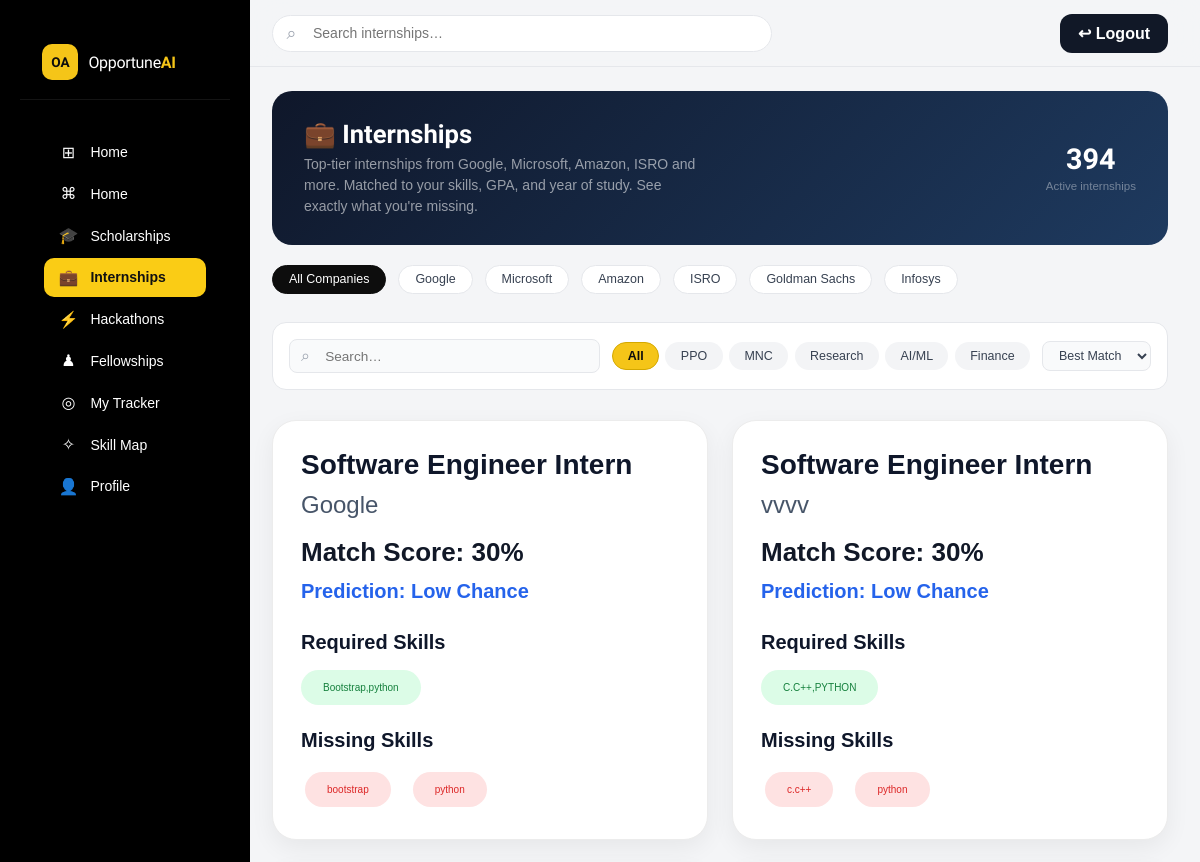
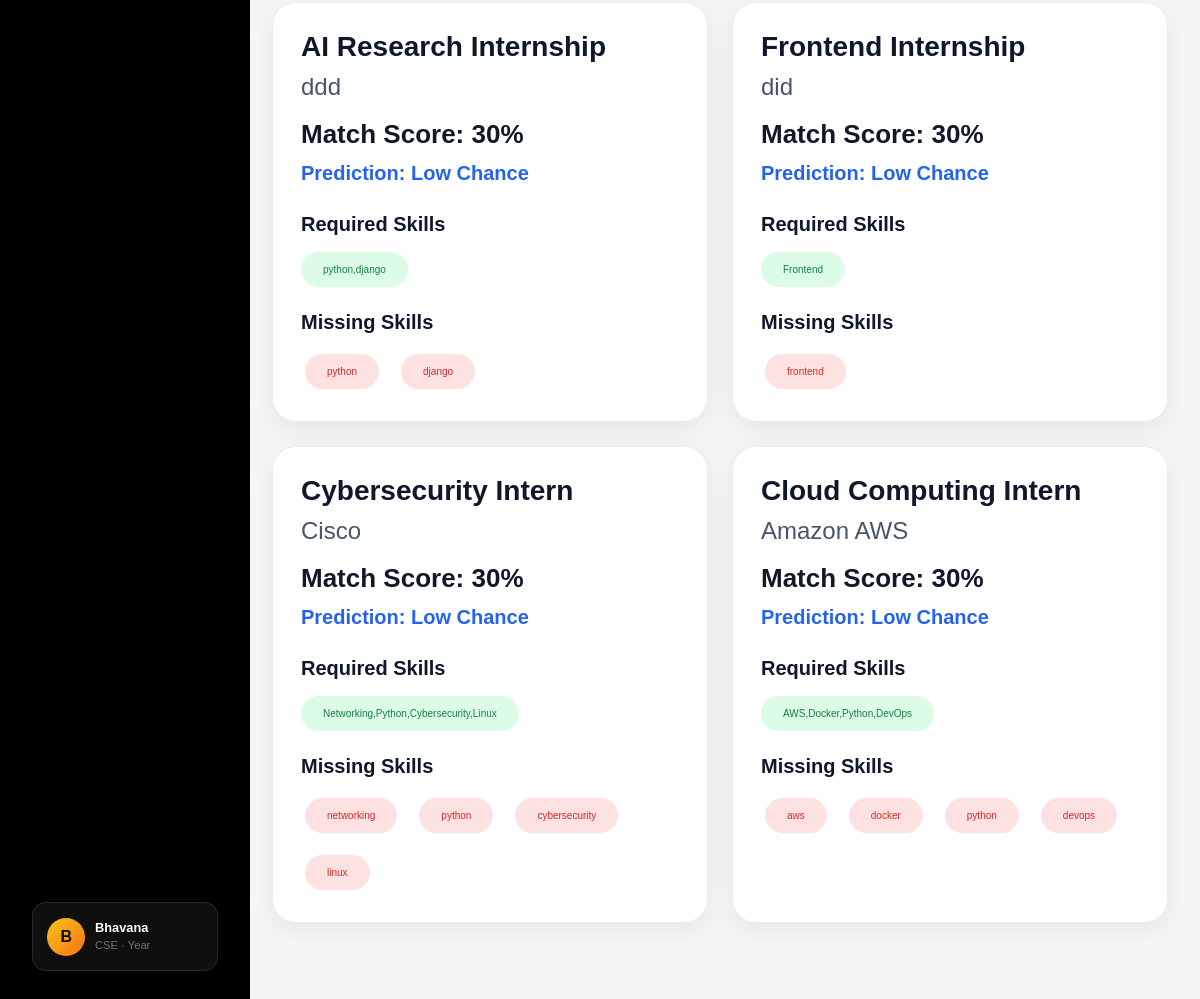
The app's page /internships/ (signed in) with its own data (2 pictures, top to bottom).
### core/models.py (models this page shows, shortened)
class StudentProfile(models.Model):
    user = models.OneToOneField(
        User,
        on_delete=models.CASCADE
    )
    year = models.CharField(max_length=20, blank=True)
    college = models.CharField(max_length=200, blank=True)
    full_name = models.CharField(max_length=200)
    branch = models.CharField(max_length=100)
    skills = models.TextField()
    cgpa = models.FloatField()
    bio = models.TextField()
    resume_link = models.URLField(blank=True)
    resume = models.FileField(upload_to='resumes/', blank=True, null=True)

class Opportunity(models.Model):
    title = models.CharField(max_length=200)
    company = models.CharField(max_length=200)
    category = models.CharField(max_length=100)
    description = models.TextField()
    deadline = models.DateField()
    saved_by = models.ManyToManyField(User, blank=True)
    status = models.CharField(max_length=20, default='saved')
    required_skills = models.TextField(blank=True)
    minimum_cgpa = models.FloatField(default=0)
    ai_category = models.CharField(
    max_length=100,
    blank=True
    )

### core/views.py (the view)
# urls.py: path('internships/', views.internships, name='internships'),
@login_required
def internships(request):
    student = StudentProfile.objects.get(user=request.user)
    recommendations = get_recommended_opportunities(student)
    return render(request, 'internships.html', {
        'recommendations': recommendations
    })

### core/ai_engine.py (called while the page is built)
def calculate_match_score(student, opportunity):
    score = 0
    student_skills = student.skills.lower().split(',')
    required_skills = opportunity.required_skills.lower().split(',')
    for skill in student_skills:
        if skill.strip().lower() in required_skills:
            score += 20
    if student.cgpa >= opportunity.minimum_cgpa:
        score += 30
    if student.branch.lower() in opportunity.ai_category.lower():
        score += 20
    return score

def get_recommended_opportunities(student):
    opportunities = Opportunity.objects.all()
    recommendations = []
    for opportunity in opportunities:
        score = calculate_match_score(
            student,
            opportunity
        )
        missing_skills = skill_gap_analysis(
            student,
            opportunity
        )
        recommendations.append({
    'opportunity': opportunity,
    'score': score,
    'missing_skills': missing_skills,
    'prediction':
        predict_selection_chance(score)
})
    recommendations.sort(
        key=lambda x: x['score'],
        reverse=True
    )
    return recommendations

def skill_gap_analysis(student, opportunity):
    student_skills = [
        skill.strip().lower()
        for skill in student.skills.split(',')
    ]
    required_skills = [
        skill.strip().lower()
        for skill in opportunity.required_skills.split(',')
    ]
    missing_skills = []
    for skill in required_skills:
        if skill not in student_skills:
            missing_skills.append(skill)
    return missing_skills

def predict_selection_chance(score):
    if score >= 80:
        return "High Chance"
    elif score >= 50:
        return "Medium Chance"
    return "Low Chance"

### templates/internships.html (shortened to what this page needs)
{% load static %}
<!DOCTYPE html>
<html lang="en">
<head>
<link rel="stylesheet" href="{% static 'css/main.css' %}">
</head>
<body>
<aside class="sidebar">
  <div class="sidebar-logo"><div class="logo-mark">OA</div><span class="logo-text">Opportune<b>AI</b></span></div>
  <nav class="sidebar-nav">
    <nav class="sidebar-nav">
  <a href="/" class="nav-item"><span class="nav-icon">⊞</span><span>Home</span></a>
  <a href="/" class="nav-item">
    <span class="nav-icon">⌘</span><span>Home</span>
</a>
<a href="/scholarships/" class="nav-item">
    <span class="nav-icon">🎓</span><span>Scholarships</span>
</a>
<a href="/internships/" class="nav-item active">
    <span class="nav-icon">💼</span><span>Internships</span>
</a>
<a href="/hackathons/" class="nav-item">
    <span class="nav-icon">⚡</span><span>Hackathons</span>
</a>
<a href="/fellowships/" class="nav-item">
    <span class="nav-icon">♟</span><span>Fellowships</span>
</a>
<a href="/tracker/" class="nav-item">
    <span class="nav-icon">◎</span><span>My Tracker</span>
</a>
<a href="/skillmap/" class="nav-item">
    <span class="nav-icon">✧</span><span>Skill Map</span>
</a>
  <a href="/profile/" class="nav-item">
    <span class="nav-icon">👤</span>
    <span>Profile</span>
</a>
</nav>
  </nav>
 <div class="sidebar-profile">
    <div class="sp-avatar">
    {{ request.user.studentprofile.full_name|first|upper }}
</div>
    <div class="sp-info">
    <strong>
        {{ request.user.studentprofile.full_name }}
    </strong>
    <span>
        {{ request.user.studentprofile.branch }}
        · Year {{ request.user.studentprofile.year }}
    </span>
</div>
</div>
</aside>
<main class="main-content">
  <header class="topbar">
    <div class="topbar-search"><span class="ts-icon">⌕</span><input type="text" id="globalSearch" placeholder="Search internships…"/></div>
    <div class="topbar-right"><a href="/logout/" id="logout-btn">
    ↩ Logout
</a></div>
  </header>
  <div class="page-hero int-hero">
    <div class="ph-text">
      <h1>💼 Internships</h1>
      <p>Top-tier internships from Google, Microsoft, Amazon, ISRO and more. Matched to your skills, GPA, and year of study. See exactly what you're missing.</p>
    </div>
    <div class="ph-stat"><span class="ps-num" style="color:#fff">394</span><span class="ps-label" style="color:rgba(255,255,255,0.6)">Active internships</span></div>
  </div>
  <div class="company-strip">
    <button class="company-chip active" data-co="all">All Companies</button>
    <button class="company-chip" data-co="Google India">Google</button>
    <button class="company-chip" data-co="Microsoft India">Microsoft</button>
    <button class="company-chip" data-co="Amazon India">Amazon</button>
    <button class="company-chip" data-co="ISRO">ISRO</button>
    <button class="company-chip" data-co="Goldman Sachs">Goldman Sachs</button>
    <button class="company-chip" data-co="Infosys">Infosys</button>
  </div>
  <section class="filter-section">
    <div class="filter-row">
      <div class="filter-search-wrap"><span class="ts-icon">⌕</span><input type="text" class="filter-input" id="filterInput" placeholder="Search…"></div>
      <div class="filter-chips">
        <button class="chip active" data-tag="all">All</button>
        <button class="chip" data-tag="PPO">PPO</button>
        <button class="chip" data-tag="MNC">MNC</button>
        <button class="chip" data-tag="Research">Research</button>
        <button class="chip" data-tag="AI">AI/ML</button>
        <button class="chip" data-tag="Finance">Finance</button>
      </div>
      <div class="filter-sort"><select id="sortSel"><option value="match">Best Match</option><option value="deadline">Deadline</option></select></div>
    </div>
  </section>
  <section class="full-grid-section">
    <div class="ai-grid">
{% for item in recommendations %}
<div class="ai-card">
    <h2>{{ item.opportunity.title }}</h2>
    <div class="company-name">
        {{ item.opportunity.company }}
    </div>
    <div class="match-score">
        Match Score: {{ item.score }}%
    </div>
    <div class="prediction
        {% if item.prediction == 'High Chance' %}
            high
        {% elif item.prediction == 'Medium Chance' %}
            medium
        {% else %}
            low
        {% endif %}
    ">
        Prediction: {{ item.prediction }}
    </div>
    <div class="skills-section">
        <div class="skills-title">
            Required Skills
        </div>
       <div class="skill-tags">
    <span class="skill-tag good-skill">
        {{ item.opportunity.required_skills }}
    </span>
</div>
    </div>
    <div class="skills-section">
        <div class="skills-title">
            Missing Skills
        </div>
        <div class="skill-tags">
            {% for skill in item.missing_skills %}
                <span class="skill-tag missing-skill">
                    {{ skill }}
                </span>
            {% empty %}
                <span class="skill-tag good-skill">
                    No Missing Skills
                </span>
            {% endfor %}
        </div>
    </div>
</div>
{% endfor %}
</div>
  </section>
</main>
</body></html>
</body></html>

### templates/internships.html (style rules this page uses)
.page-hero.int-hero { background: linear-gradient(135deg,#0f172a,#1e3a5f); color:#fff; }
.int-hero .ph-text p { color:rgba(255,255,255,0.75); }
.company-strip { margin:0 2rem 1.25rem; display:flex; gap:0.75rem; overflow-x:auto; padding-bottom:0.5rem; }
.company-chip { flex-shrink:0; display:flex; align-items:center; gap:0.5rem; background:var(--white); border:1.5px solid var(--border); border-radius:100px; padding:0.4rem 1rem; font-size:0.78rem; font-weight:500; cursor:pointer; transition:all var(--transition); color:var(--gray-700); white-space:nowrap; }
.company-chip:hover,.company-chip.active { background:var(--black); color:#fff; border-color:var(--black); }

### records on screen
Opportunity: opportunity "Software Engineer Intern", opportunity.company "Google", score "30", prediction "Low Chance", opportunity.required_skills "Bootstrap,python", missing_skills "bootstrap" "python"
Opportunity: opportunity "Software Engineer Intern", opportunity.company "vvvv", score "30", prediction "Low Chance", opportunity.required_skills "C.C++,PYTHON", missing_skills "c.c++" "python"
Opportunity: opportunity "AI Research Internship", opportunity.company "ddd", score "30", prediction "Low Chance", opportunity.required_skills "python,django", missing_skills "python" "django"
Opportunity: opportunity "Frontend Internship", opportunity.company "did", score "30", prediction "Low Chance", opportunity.required_skills "Frontend", missing_skills "frontend"
Opportunity: opportunity "Cybersecurity Intern", opportunity.company "Cisco", score "30", prediction "Low Chance", opportunity.required_skills "Networking,Python,Cybersecurity,Linux", missing_skills "networking" "python" "cybersecurity" "linux"
Opportunity: opportunity "Cloud Computing Intern", opportunity.company "Amazon AWS", score "30", prediction "Low Chance", opportunity.required_skills "AWS,Docker,Python,DevOps", missing_skills "aws" "docker" "python" "devops"

### other values on screen
{{ request.user.studentprofile.full_name|first|upper }} "B"
{{ request.user.studentprofile.full_name }} "Bhavana"
{{ request.user.studentprofile.branch }} "CSE"
